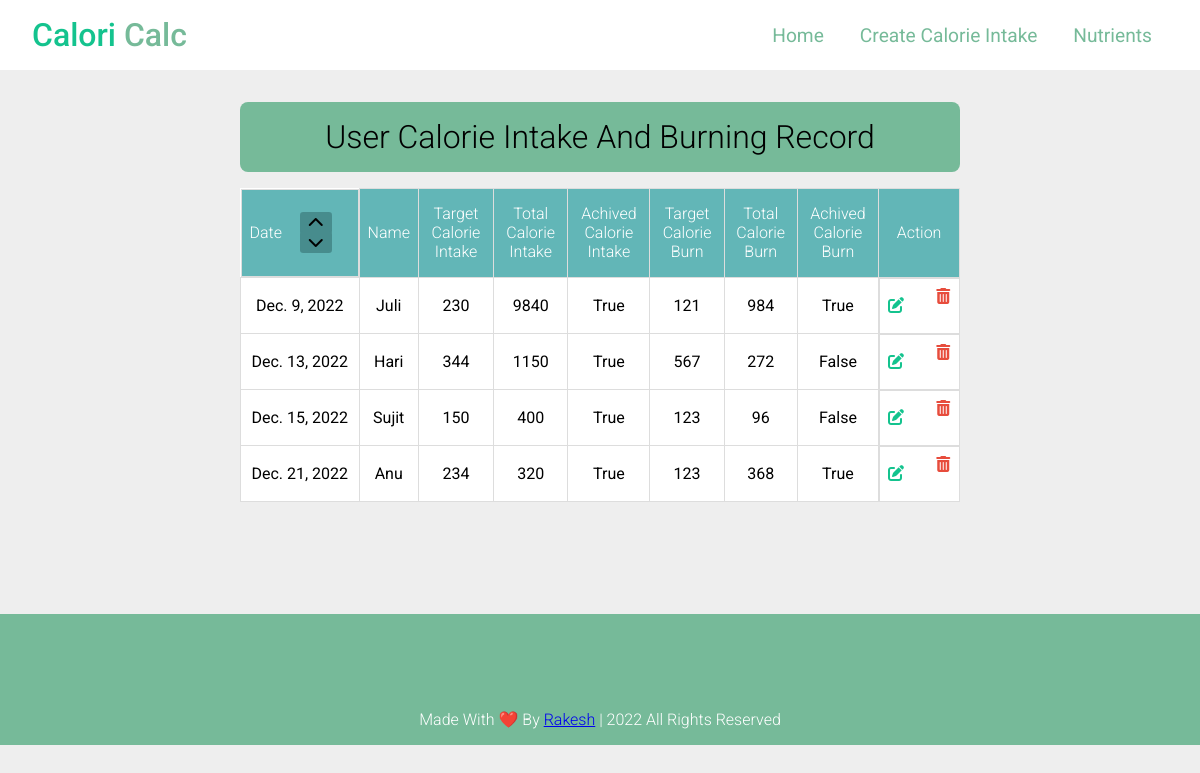
The app's page /asc/ with its own data.
### user/models.py (models this page shows, shortened)
class User(models.Model):
    date = models.DateField()
    time = models.TimeField(blank=True)
    name = models.CharField(max_length=100)
    target_calorie_intake = models.IntegerField()
    total_calorie_intake = models.IntegerField()
    achived_calorie_intake = models.BooleanField()
    target_calorie_burn = models.IntegerField()
    total_calorie_burn = models.IntegerField()
    achived_calorie_burn = models.BooleanField()

### user/views.py (the view)
# urls.py: path('asc/',HomeView_AscOrder.as_view(), name='asc_home'),
class HomeView_AscOrder(View):
    def get(self, request):
        users = User.objects.all().order_by('date').values()
        return render(request, 'home.html',{"users":users})

### templates/home.html (shortened to what this page needs)
{% extends 'base.html' %}
{% load static %}
{% block stylesheet %}
    <link rel="stylesheet" href="{% static '/css/home.css' %}">
{% endblock stylesheet %}
{% block content %}
    <div class="main" id="main">
        <h1 class="title-home">User Calorie Intake and Burning Record </h1>
        <div class="main_table">
            <table>
                <tr>
                    <th>Date
                        <div class="sort">
                            <div>
                                <a href="{% url 'asc_home' %}" class="sort_btn"><i class="fa-solid fa-chevron-up"></i></a>
                                <a href="{% url 'des_home' %}" class="sort_btn"><i class="fa-solid fa-chevron-down"></i></a>
                            </div>
                        </div>
                    </th>
                    <th>Name</th>
                    <th>Target Calorie Intake</th>
                    <th>Total Calorie Intake</th>
                    <th>Achived Calorie Intake</th>
                    <th>Target Calorie Burn</th>
                    <th>Total Calorie Burn</th>
                    <th>Achived Calorie Burn</th>
                    <th>Action</th>
                </tr>
                {% for user in users %}
                    <tr>
                        <td>{{ user.date }}</td>
                        <td>{{ user.name }}</td>
                        <td>{{ user.target_calorie_intake }}</td>
                        <td>{{ user.total_calorie_intake }}</td>
                        <td>{{ user.achived_calorie_intake }}</td>
                        <td>{{ user.target_calorie_burn }}</td>
                        <td>{{ user.total_calorie_burn }}</td>
                        <td>{{ user.achived_calorie_burn }}</td>
                        <td class="btns">
                            <div>
                                <a href="{% url 'update' user.id %}" class="btn-edit" > <i class="fa-solid fa-pen-to-square"></i> </a>
                            </div>
                            <div>
                                <form action="{% url 'delete' user.id %}" method="post">
                                    <label for="delete" class="btn-delete"><i class="fa-solid fa-trash-can"></i></label>
                                </form>
                            </div>
                        </td>
                    </tr>
                {% endfor %}
            </table>
        </div>
    </div>
{% endblock content %}

### static/css/index.css (style rules this page uses)
:root { --green:#14C38E; --black:#130f40; --light-colour:#666; --box-shadow:0 .5rem 1rem rgba(0,0,0,.1); --border:.2rem solid rgba(0,0,0,.1); --outline:.1rem solid rgba(0,0,0,.1); --outline-hover:.2rem solid var(--black); }
* { font-family: 'Roboto', sans-serif; padding: 0; margin: 0; box-sizing: border-box; outline: none; border: none; text-transform: capitalize; transition: .2s linear; }
body { background-color: #eee; width: 100%; }

### static/css/home.css (style rules this page uses)
.main { margin: 2rem 15rem; }
#main { overflow: auto; padding-bottom: 5rem; }
.title-home { font-size: 2rem; font-weight: 300; text-align: center; margin-bottom: 1rem; background: #76BA99; padding: 1rem 2rem; border-radius: .5rem; }
.sort { margin: 1rem; }
.sort_btn { padding: .1rem .5rem; border-radius: .2rem; border: none; background: #478c8d; color: #000; font-size: 1rem; font-weight: 300; text-decoration: none; cursor: pointer; }
table { border-collapse: collapse; width: 100%; background: #fff; }
th { padding: .5rem; font-weight: 300; background: #62B6B7; border: 1px solid #dddddd; color: #fff; }
th:first-child { display: flex; justify-content: space-around; align-items: center; }
td { border: 1px solid #dddddd; text-align: center; padding: .5rem; }
.btns { display: inline-flex; justify-content: space-between; align-items: center; }
.btn-edit { color: #14C38E; }
.btn-delete { padding-left: 2rem; align-items: center; color: #E74C3C; }

### records on screen
User: date "Dec. 9, 2022", name "Juli", target_calorie_intake "230", total_calorie_intake "9840", achived_calorie_intake "True", target_calorie_burn "121", total_calorie_burn "984", achived_calorie_burn "True"
User: date "Dec. 13, 2022", name "Hari", target_calorie_intake "344", total_calorie_intake "1150", achived_calorie_intake "True", target_calorie_burn "567", total_calorie_burn "272", achived_calorie_burn "False"
User: date "Dec. 15, 2022", name "Sujit", target_calorie_intake "150", total_calorie_intake "400", achived_calorie_intake "True", target_calorie_burn "123", total_calorie_burn "96", achived_calorie_burn "False"
User: date "Dec. 21, 2022", name "Anu", target_calorie_intake "234", total_calorie_intake "320", achived_calorie_intake "True", target_calorie_burn "123", total_calorie_burn "368", achived_calorie_burn "True"
